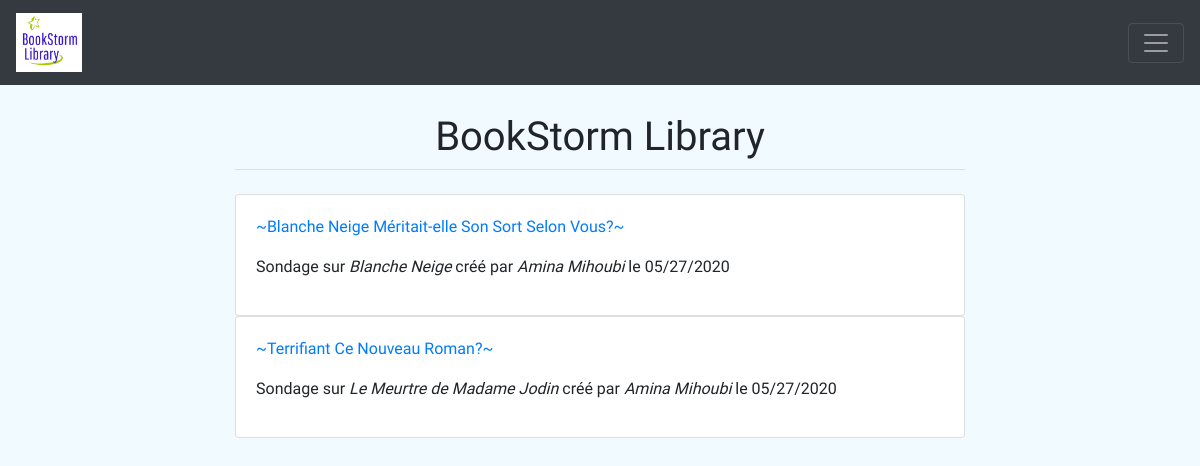
Screenshot of /polls/ with the database file from the repository.
### polls/models.py (models this page shows, shortened)
class Poll(models.Model):
    question        = models.TextField()
    poller          = models.ForeignKey(Account, on_delete=models.PROTECT) #prevents referenced object from being deleted
    create_stamp    = models.DateField(auto_now_add=True)
    book            = models.ForeignKey(Book, on_delete=models.PROTECT)
    is_active       = models.BooleanField(default=True)
    def get_absolute_url(self):
        return reverse("poll-detail", kwargs={"pk": self.pk})

### books/models.py (models this page shows, shortened)
class Book(models.Model): #() indicate inheritance
	title				= models.CharField(max_length=120)
	summary 			= models.TextField()
	author				= models.ForeignKey(Account, on_delete=models.CASCADE, limit_choices_to={'is_author': True}) # possible values of on_delete: [CASCADE, PROTECT, SET_NULL, SET_DEFAULT, SET(value)]
	publication_date	= models.DateField()
	create_stamp        = models.DateField(auto_now_add=True)
	categories			= models.ManyToManyField(Category) # ManyToMany relationship with the Category model class
	price				= models.DecimalField(max_digits = 5, decimal_places = 2)
	nb_likes			= models.IntegerField(default=0, editable=False)
	def __str__(self):
		return self.title # toString method ==> print(obj)

### accounts/models.py (models this page shows, shortened)
class Account(AbstractUser):
    is_author	= models.BooleanField(default=False)
    def __str__(self):
        if self.first_name is None or self.first_name is '': #no null in python, use None instead
            return self.username
        else:
            return self.get_full_name()

### polls/views.py (the view)
# urls.py: path('', PollListView.as_view(), name='poll-list'), # path(route, view, kwargs, name)
class PollListView(ListView):
    template_name = 'polls/poll_list.html'
    queryset      = Poll.objects.filter(is_active=True).all()
    model         = Poll

### polls/templatetags/polls_extras.py (called while the page is built)
@register.filter
def format_poll(sentence):
    return "~" + string.capwords(sentence) + "~"

### polls/templates/polls/poll_list.html
{% extends 'base.html' %}
{% block content %}
{% load polls_extras %}
    {% for object in object_list %}
        <div class="card">
            <div class="card-body">
                <p><a href="{{ object.get_absolute_url }}">{{ object.question|format_poll }}</a></p>
                <p>Sondage sur <em>{{ object.book }}</em> créé par <em>{{ object.poller }}</em> le {{ object.create_stamp|date:"SHORT_DATE_FORMAT" }}</p>
            </div>
        </div>
        {% empty %}
            <div class="alert alert-warning">
                Aucun résultat à afficher
            </div>
    {% endfor %}
{% endblock %}

### pages/templates/base.html (style rules this page uses)
body { font-family: 'Dosis', sans-serif; }

### rows the page displays
Poll: question "~Blanche Neige Méritait-elle Son Sort Selon Vous?~", book "Blanche Neige", poller "Amina Mihoubi", create_stamp "05/27/2020"
Poll: question "~Terrifiant Ce Nouveau Roman?~", book "Le Meurtre de Madame Jodin", poller "Amina Mihoubi", create_stamp "05/27/2020"
